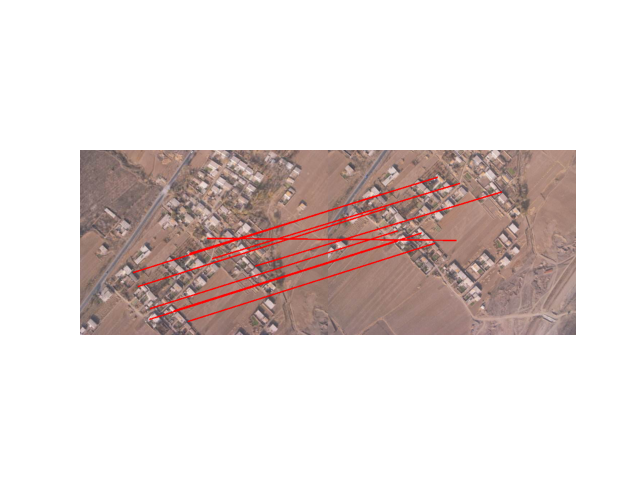
#> input picture sift_1/SIFTimg/img.png, 640 x 480 px, found by its file name
$ python test.py
#> lines starting #> are read from the running program, lines starting #| are printed output that depends on the picture
# -*- coding: UTF-8 -*-
"""
    @Author : Frank.Ren
    @Project : visual_computing
    @Product : PyCharm
    @createTime : 2023/9/5 16:45
    @Email : sc19lr@leeds.ac.uk
    @github : https://github.com/frankRenlf
    @Description :
"""
import cv2 as cv
import numpy as np

from skimage import feature, exposure


def test2():
    image = cv.imread('../data/img/img.png')
#> image is the input picture: shape (480, 640, 3); mean B, G, R 213.8, 216.1, 226.6
    gray_image = cv.cvtColor(image, cv.COLOR_BGR2GRAY)  # 将图像转换为灰度图像
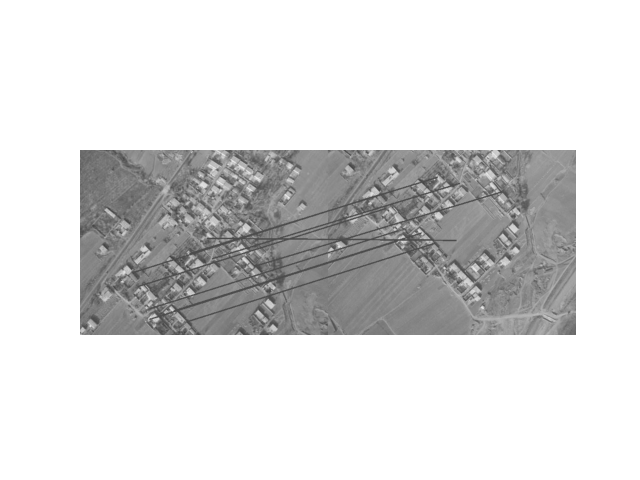
#> gray_image: shape (480, 640); min 67, max 255, mean 219
    fd, hog_image = feature.hog(gray_image, orientations=9, pixels_per_cell=(16, 16),
                                cells_per_block=(2, 2), visualize=True)
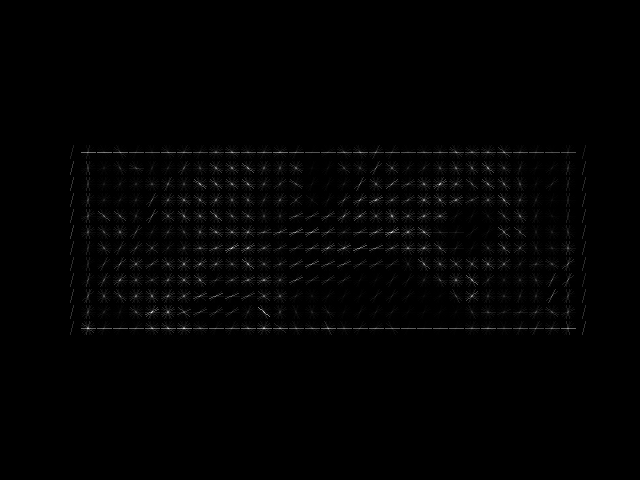
#> hog_image: shape (480, 640) float64; min 0, max 41.51, mean 0.4; drawn with min black and max white
    # Rescale histogram for better display
    hog_image_rescaled = exposure.rescale_intensity(hog_image, in_range=(0, 10))
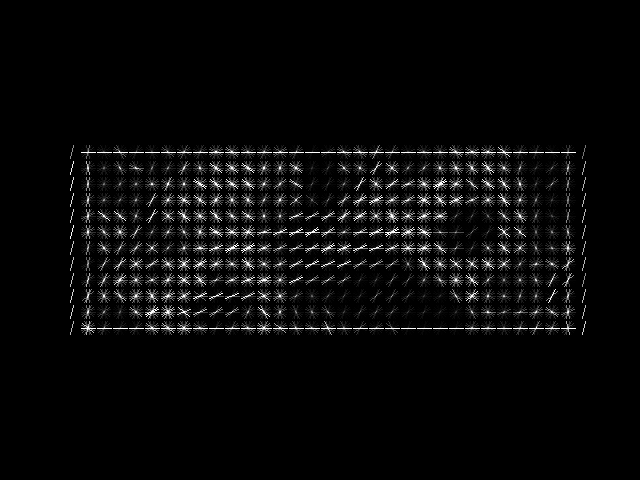
#> hog_image_rescaled: shape (480, 640) float64; min 0, max 1, mean 0.0363
    while True:
        cv.imshow('img', image)
        cv.imshow('hog', hog_image_rescaled)
        if cv.waitKey(1) == ord('q'):
#> (key q is pressed here)
            break
    cv.destroyAllWindows()


if __name__ == "__main__":
    test2()
